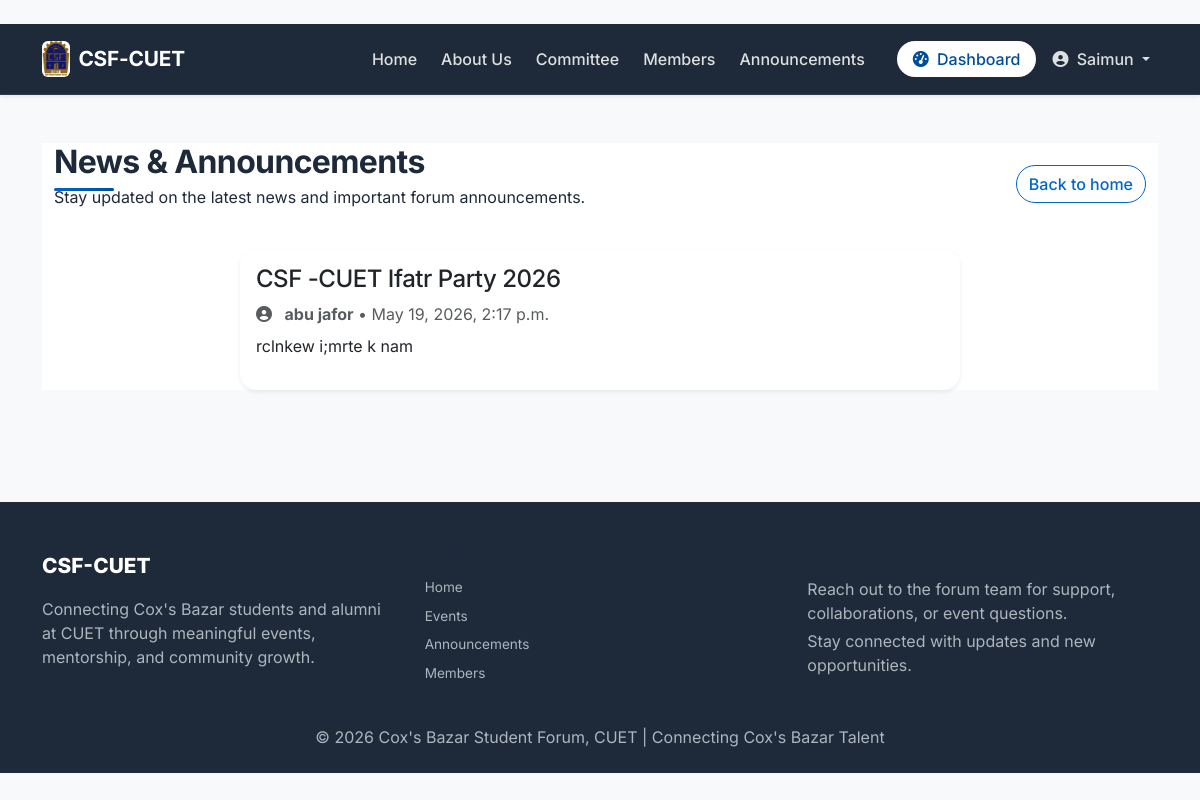
The page /announcements/ (signed in) on the database as committed earlier.
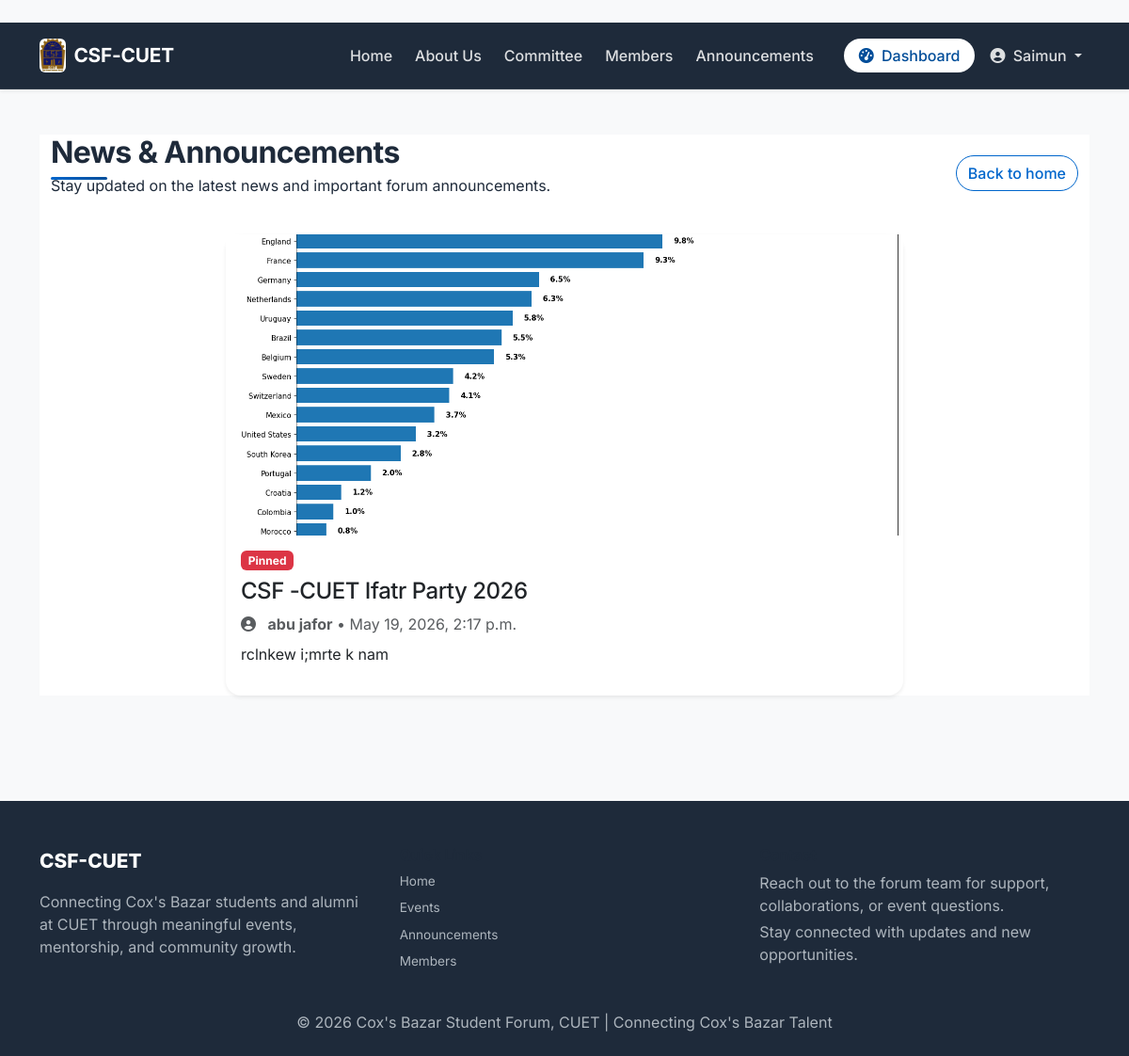
The same page on the database as committed later.
### core/models.py (models this page shows, shortened)
class Announcement(models.Model):
    admin = models.ForeignKey(User, on_delete=models.SET_NULL, null=True, related_name='announcements')
    title = models.CharField(max_length=200)
    content = models.TextField()
    image = models.ImageField(upload_to='announcements/', null=True, blank=True)
    is_pinned = models.BooleanField(default=False)
    created_at = models.DateTimeField(auto_now_add=True)

class User(AbstractBaseUser, PermissionsMixin):
    ROLE_CHOICES = [('member', 'Member'), ('admin', 'Admin')]
    STATUS_CHOICES = [('pending', 'Pending Approval'), ('active', 'Active'), ('inactive', 'Inactive')]
    BLOOD_GROUPS = [('A+','A+'),('A-','A-'),('B+','B+'),('B-','B-'),('AB+','AB+'),('AB-','AB-'),('O+','O+'),('O-','O-')]
    GENDER_CHOICES = [('Male','Male'),('Female','Female'),('Other','Other')]
    UPAZILA_CHOICES = [
        ('Cox\'s Bazar Sadar', "Cox's Bazar Sadar"),
        ('Teknaf', 'Teknaf'),
        ('Ukhiya', 'Ukhiya'),
        ('Chakaria', 'Chakaria'),
        ('Ramu', 'Ramu'),
        ('Pekua', 'Pekua'),
        ('Maheshkhali', 'Maheshkhali'),
        ('Kutubdia', 'Kutubdia'),
        ('Eidgaon', 'Eidgaon'),
        ('Other', 'Other'),
    ]
    id = models.AutoField(primary_key=True)
    serial_no = models.CharField(max_length=20, unique=True, blank=True, null=True)
    full_name = models.CharField(max_length=200)
    email = models.EmailField(unique=True)
    batch = models.IntegerField(null=True, blank=True)
    department = models.ForeignKey(Department, on_delete=models.SET_NULL, null=True)
    blood_group = models.CharField(max_length=3, choices=BLOOD_GROUPS)
    gender = models.CharField(max_length=10, choices=GENDER_CHOICES)
    phone = models.CharField(max_length=15)
    address = models.TextField(blank=True)
    dob = models.DateField(null=True, blank=True)
    profile_photo = models.ImageField(upload_to='profile_photos/', null=True, blank=True)
    upazila = models.CharField(max_length=100, choices=UPAZILA_CHOICES, blank=True)
    linkedin = models.URLField(blank=True)
    facebook = models.URLField(blank=True)
    twitter = models.URLField(blank=True)
    instagram = models.URLField(blank=True)
    company = models.CharField(max_length=150, blank=True)
    designation = models.CharField(max_length=100, blank=True)
    work_address = models.TextField(blank=True)
    status = models.CharField(max_length=10, choices=STATUS_CHOICES, default='pending')
    role = models.CharField(max_length=10, choices=ROLE_CHOICES, default='member')
    date_joined = models.DateTimeField(default=timezone.now)
    is_active = models.BooleanField(default=True)
    is_staff = models.BooleanField(default=False)
    objects = UserManager()
    USERNAME_FIELD = 'email'
    REQUIRED_FIELDS = ['full_name']

### core/views.py (the view)
@login_required
def announcements_page(request):
    announcements = Announcement.objects.all()
    paginator = Paginator(announcements, 10)
    page_number = request.GET.get('page')
    page_obj = paginator.get_page(page_number)
    return render(request, 'core/announcements.html', {'page_obj': page_obj})

### core/templates/core/announcements.html (shortened to what this page needs)
﻿{% extends 'core/base.html' %}
{% load static %}
{% block content %}
<div class="section bg-white">
    <div class="container">
        <div class="d-flex justify-content-between align-items-center mb-4 flex-column flex-md-row gap-3">
            <div>
                <h2 class="section-title mb-1">News & Announcements</h2>
                <p class="section-description">Stay updated on the latest news and important forum announcements.</p>
            </div>
            <a href="{% url 'core:homepage' %}" class="btn btn-outline-primary">Back to home</a>
        </div>
        <div class="row g-4">
            {% for announcement in page_obj %}
            <div class="col-md-8 mx-auto">
                <div class="card announcement-card shadow-sm">
                    {% if announcement.image %}
                        <img src="{{ announcement.image.url }}" class="card-img-top" style="max-height: 320px; object-fit: cover;" alt="{{ announcement.title }}">
                    {% endif %}
                    <div class="card-body">
                        {% if announcement.is_pinned %}
                            <span class="badge bg-danger mb-2">Pinned</span>
                        {% endif %}
                        <h3 class="card-title h4">{{ announcement.title }}</h3>
                        <p class="text-muted mb-2"><i class="fas fa-user-circle me-2"></i> <strong>{{ announcement.admin.full_name|default:"CBSF-CUET Admin" }}</strong> • {{ announcement.created_at|date:"F j, Y, g:i a" }}</p>
                        <div class="card-text">{{ announcement.content|linebreaks }}</div>
                    </div>
                </div>
            </div>
            {% empty %}
            <div class="col-12"><div class="alert alert-info">No announcements found.</div></div>
            {% endfor %}
        </div>
    </div>
</div>
{% endblock %}

Rows that differ between the two databases and show on the page:
changed Announcement "rclnkew i;mrte k nam": image: picture added; now shows "Pinned"
